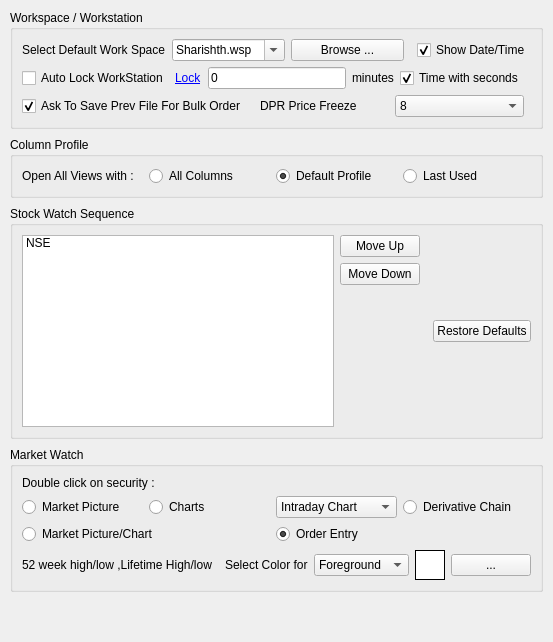
     <widget class="QWidget" name="tabWorkSpace">
      <attribute name="title"><string>Work-Space</string></attribute>
      <layout class="QVBoxLayout" name="verticalLayout_workspace">
       <property name="spacing"><number>8</number></property>
       <property name="margin"><number>10</number></property>
       
       <!-- Workspace / Workstation Section -->
       <item>
        <widget class="QGroupBox" name="groupBox_workspace">
         <property name="title"><string>Workspace / Workstation</string></property>
         <layout class="QVBoxLayout" name="verticalLayout_workspaceSettings">
          <item>
           <layout class="QHBoxLayout" name="horizontalLayout_workspaceTop">
            <item>
             <widget class="QLabel" name="label_selectDefaultWorkSpace">
              <property name="text"><string>Select Default Work Space</string></property>
             </widget>
            </item>
            <item>
             <widget class="QComboBox" name="comboBox_defaultWorkSpace">
              <property name="editable"><bool>true</bool></property>
              <item><property name="text"><string>Sharishth.wsp</string></property></item>
             </widget>
            </item>
            <item>
             <widget class="QPushButton" name="pushButton_browseWorkspace">
              <property name="text"><string>Browse ...</string></property>
             </widget>
            </item>
            <item><spacer name="horizontalSpacer_workspace1"><property name="orientation"><enum>Qt::Horizontal</enum></property></spacer></item>
            <item>
             <widget class="QCheckBox" name="checkBox_showDateTime">
              <property name="text"><string>Show Date/Time</string></property>
              <property name="checked"><bool>true</bool></property>
             </widget>
            </item>
           </layout>
          </item>
          <item>
           <layout class="QHBoxLayout" name="horizontalLayout_workspaceBottom">
            <item>
             <widget class="QCheckBox" name="checkBox_autoLockWorkstation">
              <property name="text"><string>Auto Lock WorkStation</string></property>
             </widget>
            </item>
            <item>
             <widget class="QLabel" name="label_lock">
              <property name="text"><string>&lt;a href=&quot;#&quot;&gt;Lock&lt;/a&gt;</string></property>
              <property name="textFormat"><enum>Qt::RichText</enum></property>
              <property name="openExternalLinks"><bool>false</bool></property>
             </widget>
            </item>
            <item>
             <widget class="QLineEdit" name="lineEdit_lockMinutes">
              <property name="text"><string>0</string></property>
              <property name="maximumWidth"><number>60</number></property>
             </widget>
            </item>
            <item>
             <widget class="QLabel" name="label_minutes">
              <property name="text"><string>minutes</string></property>
             </widget>
            </item>
            <item>
             <widget class="QCheckBox" name="checkBox_timeWithSeconds">
              <property name="text"><string>Time with seconds</string></property>
              <property name="checked"><bool>true</bool></property>
             </widget>
            </item>
            <item><spacer name="horizontalSpacer_workspace2"><property name="orientation"><enum>Qt::Horizontal</enum></property></spacer></item>
           </layout>
          </item>
          <item>
           <layout class="QHBoxLayout" name="horizontalLayout_workspaceSettings">
            <item>
             <widget class="QCheckBox" name="checkBox_askToSavePrevFile">
              <property name="text"><string>Ask To Save Prev File For Bulk Order</string></property>
              <property name="checked"><bool>true</bool></property>
             </widget>
            </item>
            <item><spacer name="horizontalSpacer_workspace3"><property name="orientation"><enum>Qt::Horizontal</enum></property></spacer></item>
            <item>
             <widget class="QLabel" name="label_dprPriceFreeze">
              <property name="text"><string>DPR Price Freeze</string></property>
             </widget>
            </item>
            <item>
             <widget class="QComboBox" name="comboBox_dprPriceFreeze">
              <item><property name="text"><string>8</string></property></item>
              <item><property name="text"><string>5</string></property></item>
              <item><property name="text"><string>10</string></property></item>
             </widget>
            </item>
            <item><spacer name="horizontalSpacer_workspace4"><property name="orientation"><enum>Qt::Horizontal</enum></property></spacer></item>
           </layout>
          </item>
         </layout>
        </widget>
       </item>
       
       <!-- Column Profile Section -->
       <item>
        <widget class="QGroupBox" name="groupBox_columnProfile">
         <property name="title"><string>Column Profile</string></property>
         <layout class="QHBoxLayout" name="horizontalLayout_columnProfile">
          <item>
           <widget class="QLabel" name="label_openAllViews">
            <property name="text"><string>Open All Views with :</string></property>
           </widget>
          </item>
          <item>
           <widget class="QRadioButton" name="radioButton_allColumns">
            <property name="text"><string>All Columns</string></property>
           </widget>
          </item>
          <item>
           <widget class="QRadioButton" name="radioButton_defaultProfile">
            <property name="text"><string>Default Profile</string></property>
            <property name="checked"><bool>true</bool></property>
           </widget>
          </item>
          <item>
           <widget class="QRadioButton" name="radioButton_lastUsed">
            <property name="text"><string>Last Used</string></property>
           </widget>
          </item>
          <item><spacer name="horizontalSpacer_workspace5"><property name="orientation"><enum>Qt::Horizontal</enum></property></spacer></item>
         </layout>
        </widget>
       </item>
       
       <!-- Stock Watch Sequence and Market Watch Section -->
       <item>
        <layout class="QHBoxLayout" name="horizontalLayout_stockMarketWatch">
         <!-- Stock Watch Sequence Section -->
         <item>
          <widget class="QGroupBox" name="groupBox_stockWatchSequence">
           <property name="title"><string>Stock Watch Sequence</string></property>
           <layout class="QHBoxLayout" name="horizontalLayout_stockWatchSequence">
            <item>
             <widget class="QListWidget" name="listWidget_stockWatch">
              <property name="maximumWidth"><number>150</number></property>
              <item>
               <property name="text"><string>NSE</string></property>
              </item>
             </widget>
            </item>
            <item>
             <layout class="QVBoxLayout" name="verticalLayout_stockWatchButtons">
              <item>
               <widget class="QPushButton" name="pushButton_moveUpStock">
                <property name="text"><string>Move Up</string></property>
               </widget>
              </item>
              <item>
               <widget class="QPushButton" name="pushButton_moveDownStock">
                <property name="text"><string>Move Down</string></property>
               </widget>
              </item>
              <item>
               <spacer name="verticalSpacer_stockWatch">
                <property name="orientation"><enum>Qt::Vertical</enum></property>
                <property name="sizeHint"><size><width>20</width><height>40</height></size></property>
               </spacer>
              </item>
             </layout>
            </item>
            <item><spacer name="horizontalSpacer_workspace6"><property name="orientation"><enum>Qt::Horizontal</enum></property></spacer></item>
            <item>
             <widget class="QPushButton" name="pushButton_restoreDefaultsWorkspace">
              <property name="text"><string>Restore Defaults</string></property>
             </widget>
            </item>
           </layout>
          </widget>
         </item>
        </layout>
       </item>
       
       <!-- Market Watch Section -->
       <item>
        <widget class="QGroupBox" name="groupBox_marketWatchWorkspace">
         <property name="title"><string>Market Watch</string></property>
         <layout class="QVBoxLayout" name="verticalLayout_marketWatchWorkspace">
          <item>
           <layout class="QVBoxLayout" name="verticalLayout_doubleClick">
            <item>
             <widget class="QLabel" name="label_doubleClickSecurity">
              <property name="text"><string>Double click on security :</string></property>
             </widget>
            </item>
            <item>
             <layout class="QHBoxLayout" name="horizontalLayout_doubleClickOptions">
              <item>
               <widget class="QRadioButton" name="radioButton_marketPicture">
                <property name="text"><string>Market Picture</string></property>
               </widget>
              </item>
              <item>
               <widget class="QRadioButton" name="radioButton_charts">
                <property name="text"><string>Charts</string></property>
               </widget>
              </item>
              <item>
               <widget class="QComboBox" name="comboBox_chartType">
                <item><property name="text"><string>Intraday Chart</string></property></item>
                <item><property name="text"><string>Historical Chart</string></property></item>
               </widget>
              </item>
              <item>
               <widget class="QRadioButton" name="radioButton_derivativeChain">
                <property name="text"><string>Derivative Chain</string></property>
               </widget>
              </item>
              <item><spacer name="horizontalSpacer_workspace7"><property name="orientation"><enum>Qt::Horizontal</enum></property></spacer></item>
             </layout>
            </item>
            <item>
             <layout class="QHBoxLayout" name="horizontalLayout_doubleClickOptions2">
              <item>
               <widget class="QRadioButton" name="radioButton_marketPictureChart">
                <property name="text"><string>Market Picture/Chart</string></property>
               </widget>
              </item>
              <item>
               <widget class="QRadioButton" name="radioButton_orderEntry">
                <property name="text"><string>Order Entry</string></property>
                <property name="checked"><bool>true</bool></property>
               </widget>
              </item>
              <item><spacer name="horizontalSpacer_workspace8"><property name="orientation"><enum>Qt::Horizontal</enum></property></spacer></item>
             </layout>
            </item>
           </layout>
          </item>
          <item>
           <layout class="QHBoxLayout" name="horizontalLayout_colorSettings">
            <item>
             <widget class="QLabel" name="label_52WeekHighLow">
              <property name="text"><string>52 week high/low ,Lifetime High/low</string></property>
             </widget>
            </item>
            <item><spacer name="horizontalSpacer_workspace9"><property name="orientation"><enum>Qt::Horizontal</enum></property></spacer></item>
            <item>
             <widget class="QLabel" name="label_selectColorFor">
              <property name="text"><string>Select Color for</string></property>
             </widget>
            </item>
            <item>
             <widget class="QComboBox" name="comboBox_selectColorFor">
              <item><property name="text"><string>Foreground</string></property></item>
              <item><property name="text"><string>Background</string></property></item>
             </widget>
            </item>
            <item>
             <widget class="QLabel" name="label_colorPickerWorkspace">
              <property name="text"><string></string></property>
              <property name="styleSheet"><string>background-color: #FFFFFF; border: 1px solid black;</string></property>
              <property name="minimumSize"><size><width>30</width><height>30</height></size></property>
             </widget>
            </item>
            <item>
             <widget class="QPushButton" name="pushButton_chooseColor">
              <property name="text"><string>...</string></property>
              <property name="maximumWidth"><number>30</number></property>
             </widget>
            </item>
           </layout>
          </item>
         </layout>
        </widget>
       </item>
       
       <item>
        <spacer name="verticalSpacer_workspace">
         <property name="orientation"><enum>Qt::Vertical</enum></property>
         <property name="sizeHint"><size><width>20</width><height>40</height></size></property>
        </spacer>
       </item>
      </layout>
     </widget>
